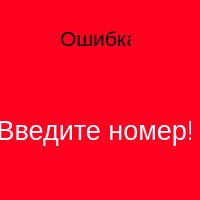
<?xml version="1.0" encoding="UTF-8"?>
<ui version="4.0">
 <class>Dialog</class>
 <widget class="QDialog" name="Dialog">
  <property name="geometry">
   <rect>
    <x>0</x>
    <y>0</y>
    <width>200</width>
    <height>200</height>
   </rect>
  </property>
  <property name="maximumSize">
   <size>
    <width>200</width>
    <height>200</height>
   </size>
  </property>
  <property name="windowTitle">
   <string>Dialog</string>
  </property>
  <property name="styleSheet">
   <string notr="true">background-color: rgb(255, 0, 30);</string>
  </property>
  <widget class="QLabel" name="label">
   <property name="geometry">
    <rect>
     <x>60</x>
     <y>30</y>
     <width>71</width>
     <height>16</height>
    </rect>
   </property>
   <property name="maximumSize">
    <size>
     <width>200</width>
     <height>200</height>
    </size>
   </property>
   <property name="font">
    <font>
     <pointsize>16</pointsize>
    </font>
   </property>
   <property name="text">
    <string>Ошибка!</string>
   </property>
  </widget>
  <widget class="QLabel" name="label_2">
   <property name="geometry">
    <rect>
     <x>0</x>
     <y>70</y>
     <width>191</width>
     <height>121</height>
    </rect>
   </property>
   <property name="font">
    <font>
     <pointsize>20</pointsize>
    </font>
   </property>
   <property name="styleSheet">
    <string notr="true">color: rgb(255, 255, 255);</string>
   </property>
   <property name="text">
    <string>Введите номер!</string>
   </property>
   <property name="alignment">
    <set>Qt::AlignCenter</set>
   </property>
  </widget>
 </widget>
 <resources/>
 <connections/>
</ui>
